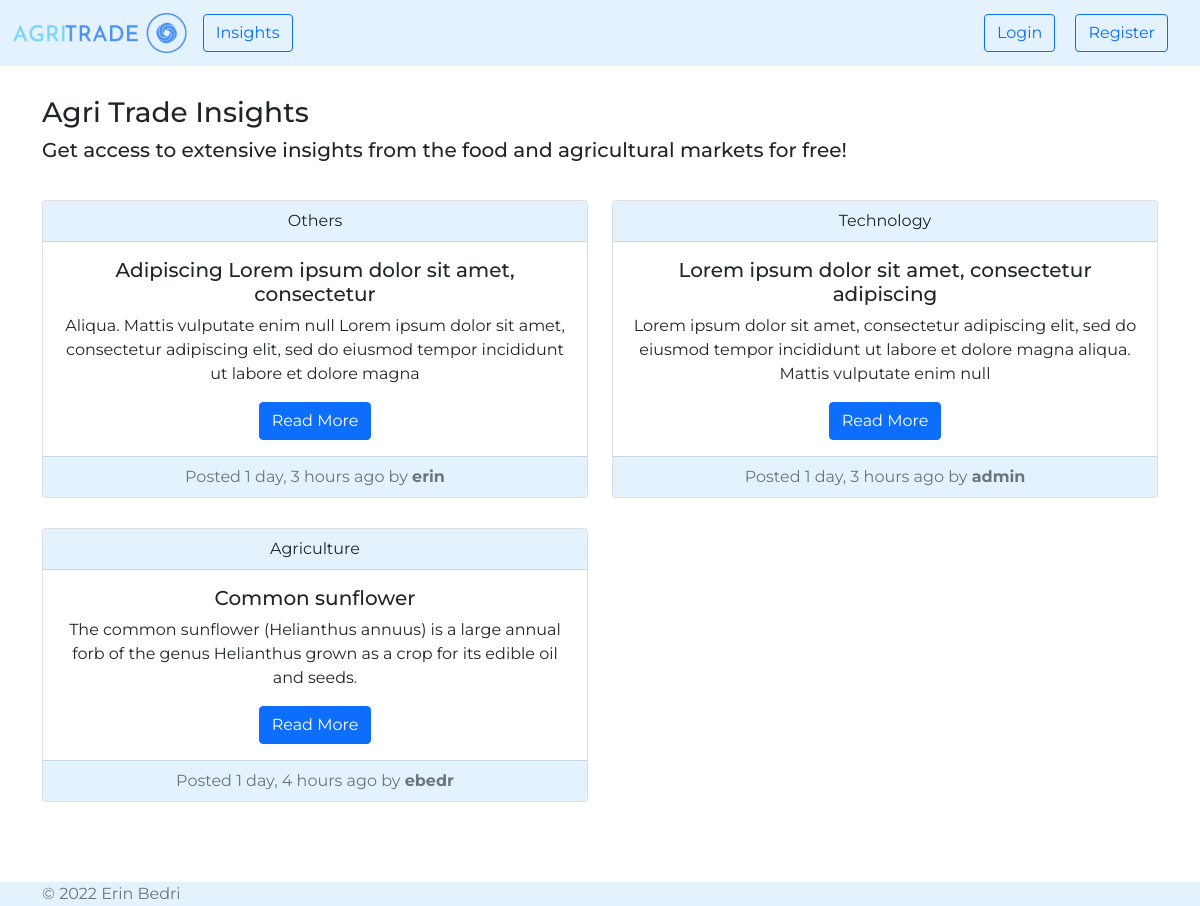
The app's page /posts/all/ with its own data.
### agri_trade/posts/models.py (models this page shows, shortened)
class Post(models.Model):
    TITLE_MAX_LEN = 50
    SUBTITLE_MAX_LEN = 150
    TOPIC_CHOICES = (
        ('Agriculture', 'Agriculture'),
        ('Markets', 'Markets'),
        ('Technology', 'Technology'),
        ('Others', 'Others'),
    )
    TOPIC_MAX_LEN = max([len(topic[1]) for topic in TOPIC_CHOICES])
    author = models.ForeignKey(
        UserModel,
        on_delete=CASCADE,
        related_name='posts',
    )
    title = models.CharField(
        max_length=TITLE_MAX_LEN,
    )
    subtitle = models.CharField(
        max_length=SUBTITLE_MAX_LEN,
        blank=True,
        null=True,
    )
    topic = models.CharField(
        max_length=TOPIC_MAX_LEN,
        choices=TOPIC_CHOICES,
    )
    body = RichTextField()
    created_on = models.DateTimeField(
        auto_now_add=True,
    )
    updated_on = models.DateTimeField(
        auto_now=True
    )
    class Meta:
        ordering = ['-created_on']

### agri_trade/posts/views.py (the view)
# urls.py: path('all/', views.show_posts, name='show posts'),
def show_posts(request):
    posts = Post.objects.all()
    context = {
        'posts': posts,
    }
    return render(request, 'posts/show_posts.html', context)

### agri_trade/posts/templates/posts/show_posts.html
{% extends 'web/base.html' %}
{% block content %}
    <div class="container" style="margin-top: 30px; margin-bottom: 50px">
        <div class="row justify-content-md-center">
            <h3>Agri Trade Insights</h3>
            <h5>Get access to extensive insights from the food and agricultural markets for free!</h5>
            <div class="container" style="margin-top: 30px">
                <div class="row">
                    {% if not posts %}
                        <h3>There are no posts published yet! Come again later.</h3>
                    {% else %}
                        {% for post in posts %}
                            <div class="col-sm-6" style="margin-bottom: 30px">
                                <div class="card text-center">
                                    <div class="card-header" style="background-color: #e3f2fd;">{{ post.topic }}</div>
                                    <div class="card-body">
                                        <h5 class="card-title">{{ post.title }}</h5>
                                        <p class="card-text">{{ post.subtitle }}</p>
                                        <a href="{% url 'posts:show post' post.id %}" class="btn btn-primary">Read More</a>
                                    </div>
                                    <div class="card-footer text-muted" style="background-color: #e3f2fd;">
                                        Posted {{ post.created_on|timesince }} ago by <b>{{ post.author }}</b>
                                    </div>
                                </div>
                            </div>
                        {% endfor %}
                        </div>
                    {% endif %}
            </div>
        </div>
    </div>
{% endblock %}

### static/css/style.css (style rules this page uses)
body { font-family: 'Montserrat', sans-serif !important; }

### records on screen
Post: topic "Others", title "Adipiscing Lorem ipsum dolor sit amet, consectetur", subtitle "Aliqua. Mattis vulputate enim null Lorem ipsum dolor sit amet, consectetur adipiscing elit, sed do eiusmod tempor incididunt ut labore et dolore magna", created_on "1 day, 3 hours", author "erin"
Post: topic "Technology", title "Lorem ipsum dolor sit amet, consectetur adipiscing", subtitle "Lorem ipsum dolor sit amet, consectetur adipiscing elit, sed do eiusmod tempor incididunt ut labore et dolore magna aliqua. Mattis vulputate enim null", created_on "1 day, 3 hours", author "admin"
Post: topic "Agriculture", title "Common sunflower", subtitle "The common sunflower (Helianthus annuus) is a large annual forb of the genus Helianthus grown as a crop for its edible oil and seeds.", created_on "1 day, 4 hours", author "ebedr"
